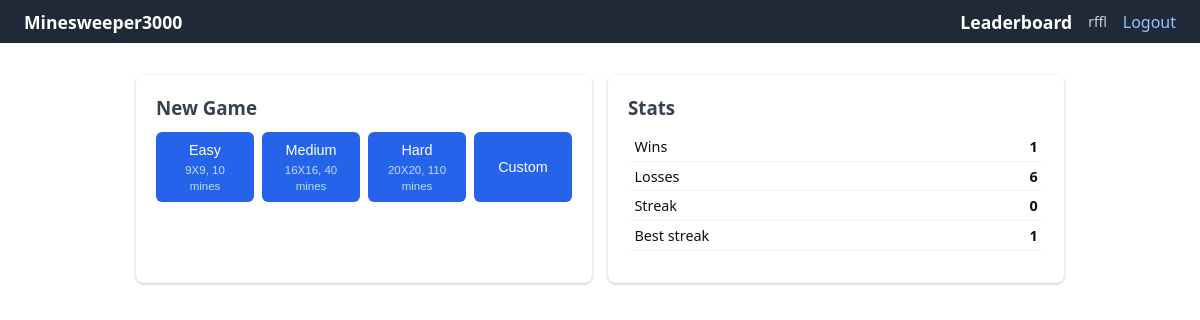
The app's page / (signed in) with its own data.
### models.py (models this page shows)
class User(SQLModel, table=True):
    id: int | None = Field(default = None, primary_key=True)
    name: str
    password: str

class UserStats(SQLModel, table=True):
    id: int = Field(default=None, primary_key=True)
    user_id: int = Field(foreign_key="user.id", unique=True)
    games_won: int = Field(default=0)
    games_lost: int = Field(default=0)
    current_streak: int = Field(default=0)
    best_streak: int = Field(default=0)

### main.py (the view)
@app.get("/", response_class=HTMLResponse)
async def home(request: Request, user: User = Depends(get_active_user), session: Session = Depends(get_session)):
    if not user:
        return RedirectResponse("/login")
    stats  = session.exec(select(UserStats).where(UserStats.user_id == user.id)).first()
    template = "home_partial.html" if request.headers.get("HX-Request") else "home.html"
    return templates.TemplateResponse(request, template, {
         "user": user, "stats": stats, "difficulties": G.difficulties})

### templates/home.html (shortened to what this page needs)
{% extends "index.html" %}
{% block content %}
<div class="home-grid">
    <section class="card">
        <h3>New Game</h3>
        <form hx-post="/game/new" hx-target="#main" hx-swap="innerHTML">
            <div class="diff-buttons">
                {% for name, d in difficulties.items() %}
                <button type="submit" name="difficulty" value="{{ name }}" class="{% if 'Mobile' in name %}mobile{% elif 'easy' in name %}mobile,desktop{% else %}desktop{% endif %}">
                    {{ name|capitalize }}
                    <small>{{ d.rows }}X{{ d.cols }}, {{ d.mines }} mines</small>
                </button>
                {% endfor %}
                <button type="button"
                    onclick="document.getElementById('custom-fields').classList.toggle('hidden')">
                    Custom
                </button>
            </div>
        </form>
    </section>
    <section class="card">
        <h3>Stats</h3>
        <table class="info-table">
            <tr><td>Wins</td> <td>{{ stats.games_won }}</td></tr>
            <tr><td>Losses</td> <td>{{ stats.games_lost }}</td></tr>
            <tr><td>Streak</td> <td>{{ stats.current_streak }}</td></tr>
            <tr><td>Best streak</td> <td>{{ stats.best_streak }}</td></tr>
        </table>
    </section>
</div>
{% endblock %}

### templates/index.html (shortened to what this page needs)
<!DOCTYPE html>
<html lang="pt-br">
    <head>
        <link rel="stylesheet" href="/static/style.css">
    </head>
    <body>
        <nav>
        <a href="/">Minesweeper3000</a>
        {% if user %}
        <div class="nav-right">
            <a href="/leaderboard">Leaderboard</a>
            <span class="nav-user">{{ user.name }}</span>
            <a href="/logout">Logout</a>
        </div>
        {% endif %}
        </nav>
        <main id="main">
            {% block content %}{% endblock %}
        </main>
    </body>
</html>

### static/style.css (style rules this page uses)
*, *::before, *::after { box-sizing: border-box; margin: 0; padding: 0; }
body { font-family: system-ui, sans-serif; background: #ffffff; color: #111; }
nav { background: #1f2937; color: white; padding: .6rem 1.5rem; display: flex; flex-direction: column; align-items: flex-start; gap: 1rem; }
nav a { color: #93c5fd; text-decoration: none; }
nav a:first-child { color: white; font-weight: 700; font-size: 1.1rem; }
.nav-right { display: flex; gap: 1rem; align-items: center; }
.nav-user { color: #d1d5db; font-size: .85rem; }
#main { max-width: 960px; margin: 2rem auto; padding: 0 1rem; }
h3 { margin-bottom: .75rem; color: #374151; }
.card { background: rgb(255, 255, 255); border-radius: 8px; padding: 1.25rem; box-shadow: 0 1px 3px rgba(0, 0, 0, 0.238); }
.home-grid { display: grid; grid-template-columns: 1fr; gap: 1rem; }
button, .btn { display: inline-block; padding: .5rem 1rem; background: #2563eb; color: white; border: none; border-radius: 6px; font-size: .9rem; cursor: pointer; text-decoration: none; }
.diff-buttons { display: flex; gap: .5rem; flex-wrap: wrap; margin-bottom: .5rem; }
.diff-buttons button { flex: 1; min-width: 90px; text-align: center; line-height: 1.4; }
.diff-buttons small { display: block; font-size: .72rem; color: #bfdbfe; margin-top: .1rem; }
.info-table { width: 100%; border-collapse: collapse; margin-bottom: .75rem; }
.info-table td { padding: .3rem .4rem; border-bottom: 1px solid #f3f4f6; font-size: .9rem; }
.info-table td:last-child { text-align: right; font-weight: 600; }
.desktop { display: none; }
@media (min-width: 600px) { nav { flex-direction: row; justify-content: space-between; align-items: center; } }
@media (min-width: 600px) { .home-grid { grid-template-columns: repeat(2, 1fr); } }
@media (min-width: 600px) { .desktop { display: inline-block; } }

### records on screen
User: name "rffl"
UserStats: games_won "1", games_lost "6", current_streak "0", best_streak "1"

### other values on screen
{{ name|capitalize }} "Easy" "Medium" "Hard"
{{ d.rows }} "9" "16" "20"
{{ d.cols }} "9" "16" "20"
{{ d.mines }} "10" "40" "110"
